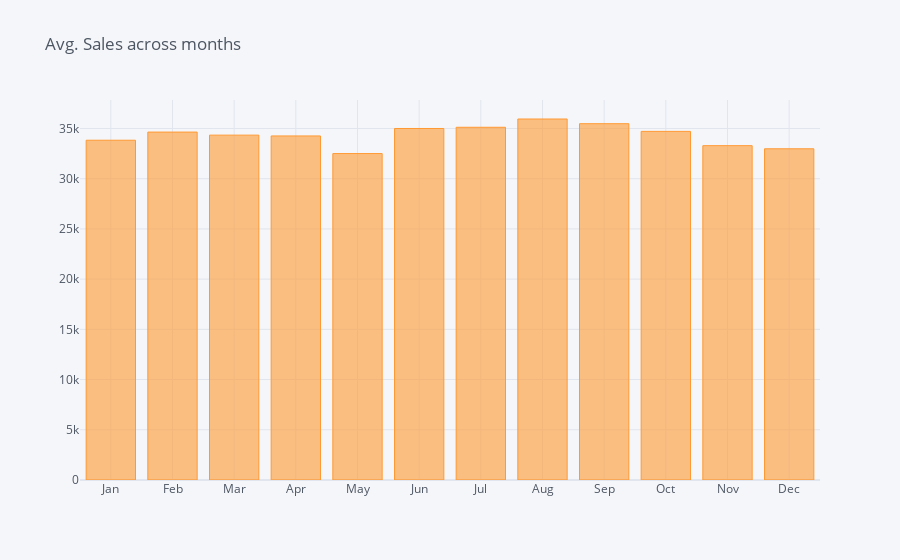

The notebook cell this image was saved under:
### Code cell
monthly_sales.iplot( kind="bar",title = "Avg. Sales across months")

### Figure 1 — Plotly figure (JSON) as saved in the notebook; plotly's stock layout.template omitted (floating-point values rounded to 4 significant figures)
{"data": [{"marker": {"color": "rgba(255, 153, 51, 0.6)", "line": {"color": "rgba(255, 153, 51, 1.0)", "width": 1}}, "name": "sales", "orientation": "v", "text": "", "type": "bar", "x": ["Jan", "Feb", "Mar", "Apr", "May", "Jun", "Jul", "Aug", "Sep", "Oct", "Nov", "Dec"], "y": [33830.0, 34640.0, 34340.0, 34260.0, 32500.0, 35000.0, 35120.0, 35950.0, 35480.0, 34710.0, 33290.0, 32980.0]}], "layout": {"legend": {"bgcolor": "#F5F6F9", "font": {"color": "#4D5663"}}, "paper_bgcolor": "#F5F6F9", "plot_bgcolor": "#F5F6F9", "title": {"font": {"color": "#4D5663"}, "text": "Avg. Sales across months"}, "xaxis": {"gridcolor": "#E1E5ED", "showgrid": true, "tickfont": {"color": "#4D5663"}, "title": {"font": {"color": "#4D5663"}, "text": ""}, "zerolinecolor": "#E1E5ED"}, "yaxis": {"gridcolor": "#E1E5ED", "showgrid": true, "tickfont": {"color": "#4D5663"}, "title": {"font": {"color": "#4D5663"}, "text": ""}, "zerolinecolor": "#E1E5ED"}}}
